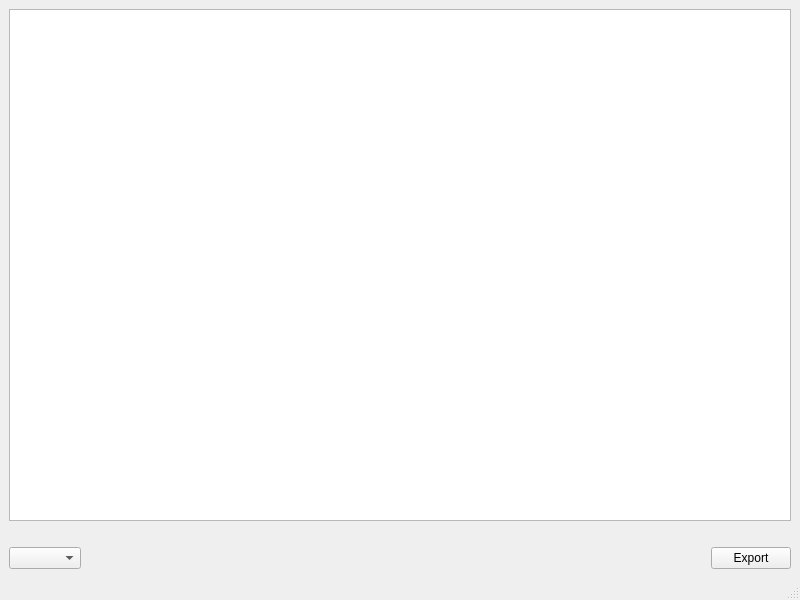
<?xml version="1.0" encoding="UTF-8"?>
<ui version="4.0">
 <class>MainWindow</class>
 <widget class="QMainWindow" name="MainWindow">
  <property name="geometry">
   <rect>
    <x>0</x>
    <y>0</y>
    <width>800</width>
    <height>600</height>
   </rect>
  </property>
  <property name="windowTitle">
   <string>MainWindow</string>
  </property>
  <widget class="QWidget" name="centralwidget">
   <layout class="QGridLayout" name="gridLayout">
    <item row="2" column="2">
     <widget class="QPushButton" name="pushButton_export">
      <property name="text">
       <string>Export</string>
      </property>
     </widget>
    </item>
    <item row="2" column="0">
     <widget class="QComboBox" name="comboBox"/>
    </item>
    <item row="0" column="0" colspan="3">
     <widget class="QTextEdit" name="textEdit"/>
    </item>
    <item row="2" column="1">
     <spacer name="horizontalSpacer">
      <property name="orientation">
       <enum>Qt::Horizontal</enum>
      </property>
      <property name="sizeHint" stdset="0">
       <size>
        <width>40</width>
        <height>20</height>
       </size>
      </property>
     </spacer>
    </item>
    <item row="1" column="0" colspan="2">
     <widget class="QLabel" name="label_sts">
      <property name="text">
       <string/>
      </property>
     </widget>
    </item>
   </layout>
  </widget>
  <widget class="QMenuBar" name="menubar">
   <property name="geometry">
    <rect>
     <x>0</x>
     <y>0</y>
     <width>800</width>
     <height>21</height>
    </rect>
   </property>
  </widget>
  <widget class="QStatusBar" name="statusbar"/>
 </widget>
 <resources/>
 <connections/>
</ui>
